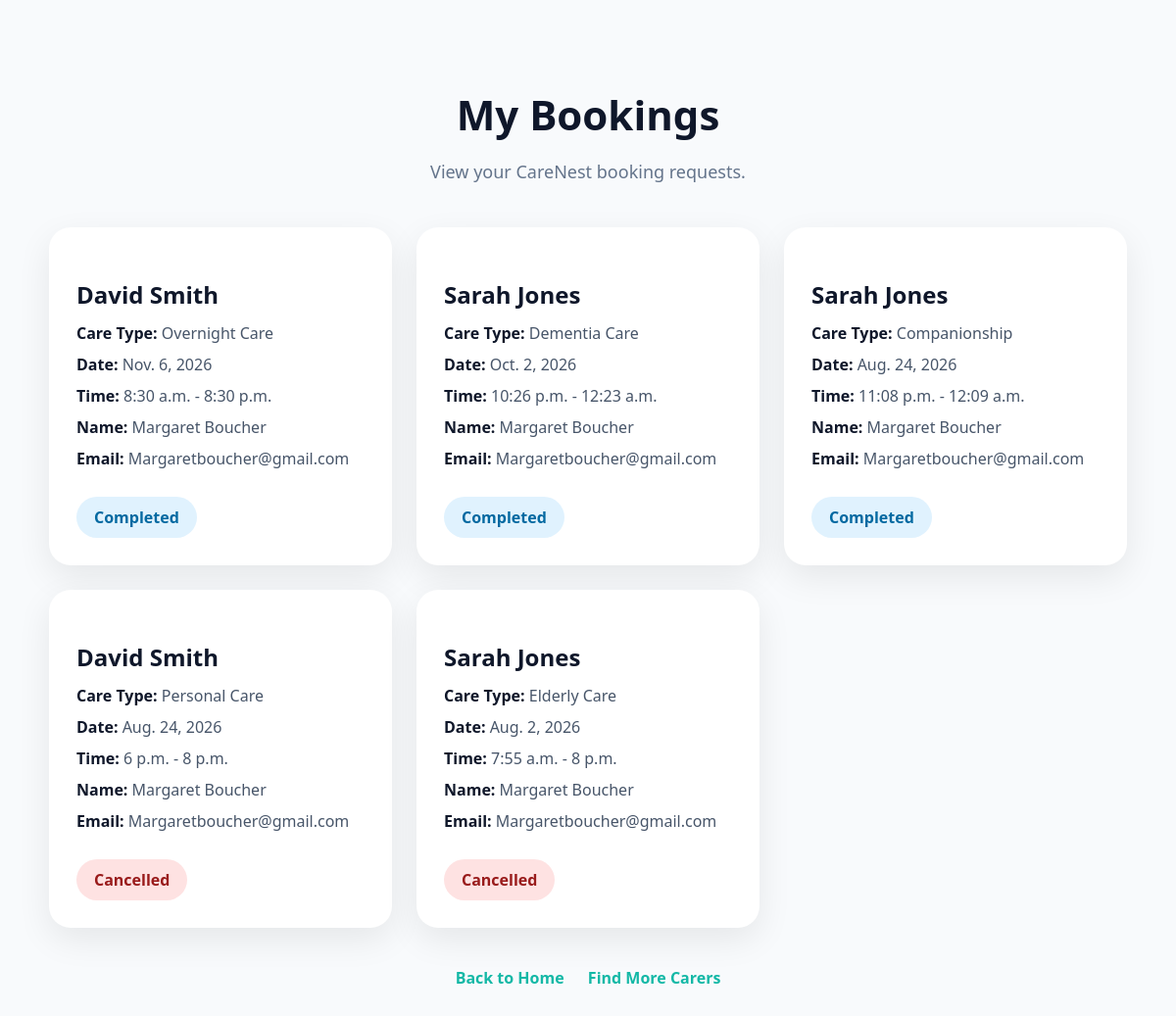
/booking/my-bookings/ (signed in), run on the app's committed database.
### bookings/models.py (models this page shows, shortened)
class Booking(models.Model):
    CARE_TYPES = (
        ('elderly', 'Elderly Care'),
        ('dementia', 'Dementia Care'),
        ('personal', 'Personal Care'),
        ('overnight', 'Overnight Care'),
        ('companionship', 'Companionship'),
    )
    family = models.ForeignKey(
        User,
        on_delete=models.CASCADE,
        null=True,
        blank=True
    )
    client_name = models.CharField(max_length=100)
    client_email = models.EmailField()
    carer = models.ForeignKey(
        Carer,
        on_delete=models.CASCADE
    )
    care_type = models.CharField(
        max_length=50,
        choices=CARE_TYPES
    )
    booking_date = models.DateField()
    start_time = models.TimeField()
    end_time = models.TimeField()
    STATUS_CHOICES = (
    ('pending', 'Pending'),
    ('confirmed', 'Confirmed'),
    ('completed', 'Completed'),
    ('cancelled', 'Cancelled'),
    )
    status = models.CharField(
    max_length=20,
    choices=STATUS_CHOICES,
    default='pending'
    )
    created_at = models.DateTimeField(
        auto_now_add=True
    )

### carers/models.py (models this page shows, shortened)
class Carer(models.Model):
    user = models.OneToOneField(
        User,
        on_delete=models.CASCADE,
        null=True,
        blank=True,
        related_name='carer_profile'
    )
    GENDER_CHOICES = (
        ('male', 'Male'),
        ('female', 'Female'),
    )
    CARE_TYPES = (
        ('Dementia Care', 'Dementia Care'),
        ('Personal Care', 'Personal Care'),
        ('Companionship', 'Companionship'),
        ('Overnight Care', 'Overnight Care'),
    )
    care_type = models.CharField(
        max_length=50,
        choices=CARE_TYPES,
        default='Personal Care'
    )
    full_name = models.CharField(max_length=100)
    photo = models.ImageField(
        upload_to='carers/',
        blank=True,
        null=True
    )
    gender = models.CharField(
        max_length=10,
        choices=GENDER_CHOICES,
        default='female'
    )
    postcode = models.CharField(max_length=20)
    experience_years = models.PositiveIntegerField()
    hourly_rate = models.DecimalField(
        max_digits=8,
        decimal_places=2
    )
    bio = models.TextField()
    dbs_verified = models.BooleanField(
        default=False
    )

### bookings/views.py (the view)
# urls.py: path('my-bookings/', my_bookings, name='my_bookings'),
@login_required
def my_bookings(request):
    bookings = Booking.objects.filter(
        family=request.user
    ).order_by('-created_at')
    return render(
        request,
        'bookings/my_bookings.html',
        {'bookings': bookings}
    )

### bookings/templates/bookings/my_bookings.html (shortened to what this page needs)
{% load static %}
<!DOCTYPE html>
<html>
<head>
</head>
<body>
<div class="dashboard">
    <div class="dashboard-header">
        <h1>My Bookings</h1>
        <p>
            View your CareNest booking requests.
        </p>
    </div>
    {% if bookings %}
        <div class="bookings-grid">
            {% for booking in bookings %}
                <div class="booking-card">
                    <h3>{{ booking.carer.full_name }}</h3>
                    <div class="booking-detail">
                        <strong>Care Type:</strong>
                        {{ booking.get_care_type_display }}
                    </div>
                    <div class="booking-detail">
                        <strong>Date:</strong>
                        {{ booking.booking_date }}
                    </div>
                    <div class="booking-detail">
                        <strong>Time:</strong>
                        {{ booking.start_time }} - {{ booking.end_time }}
                    </div>
                    <div class="booking-detail">
                        <strong>Name:</strong>
                        {{ booking.client_name }}
                    </div>
                    <div class="booking-detail">
                        <strong>Email:</strong>
                        {{ booking.client_email }}
                    </div>
                    <span class="status status-{{ booking.status }}">
                         {{ booking.get_status_display }}
                    </span>
                </div>
            {% endfor %}
        </div>
    {% endif %}
    <div class="top-links">
    <a href="/">Back to Home</a>
       <a href="/carers/">Find More Carers</a>
    </div>
</div>
</body>
</html>

### bookings/templates/bookings/my_bookings.html (style rules this page uses)
body { margin: 0; font-family: "Segoe UI", sans-serif; background: #f8fafc; color: #0f172a; }
.dashboard { max-width: 1100px; margin: auto; padding: 60px 20px; }
.dashboard-header { text-align: center; margin-bottom: 45px; }
.dashboard-header h1 { font-size: 42px; margin-bottom: 10px; }
.dashboard-header p { color: #64748b; font-size: 18px; }
.bookings-grid { display: grid; grid-template-columns: repeat(auto-fit, minmax(320px, 1fr)); gap: 25px; }
.booking-card { background: white; padding: 28px; border-radius: 22px; box-shadow: 0 12px 35px rgba(0,0,0,0.08); }
.booking-card h3 { font-size: 24px; margin-bottom: 12px; color: #0f172a; }
.booking-detail { margin-bottom: 10px; color: #475569; }
.booking-detail strong { color: #0f172a; }
.status { display: inline-block; margin-top: 18px; padding: 10px 18px; background: #ecfdf5; color: #047857; border-radius: 999px; font-weight: bold; }
.top-links { text-align: center; margin-top: 40px; }
.top-links a { color: #14b8a6; text-decoration: none; font-weight: 600; margin: 0 10px; }
.status-completed { background: #e0f2fe; color: #0369a1; }
.status-cancelled { background: #fee2e2; color: #991b1b; }

### data on the page
Booking: carer.full_name "David Smith", care_type "Overnight Care", booking_date "Nov. 6, 2026", start_time "8:30 a.m.", end_time "8:30 p.m.", client_name "Margaret Boucher", client_email "Margaretboucher@gmail.com", status "Completed"
Booking: carer.full_name "Sarah Jones", care_type "Dementia Care", booking_date "Oct. 2, 2026", start_time "10:26 p.m.", end_time "12:23 a.m.", client_name "Margaret Boucher", client_email "Margaretboucher@gmail.com", status "Completed"
Booking: carer.full_name "Sarah Jones", care_type "Companionship", booking_date "Aug. 24, 2026", start_time "11:08 p.m.", end_time "12:09 a.m.", client_name "Margaret Boucher", client_email "Margaretboucher@gmail.com", status "Completed"
Booking: carer.full_name "David Smith", care_type "Personal Care", booking_date "Aug. 24, 2026", start_time "6 p.m.", end_time "8 p.m.", client_name "Margaret Boucher", client_email "Margaretboucher@gmail.com", status "Cancelled"
Booking: carer.full_name "Sarah Jones", care_type "Elderly Care", booking_date "Aug. 2, 2026", start_time "7:55 a.m.", end_time "8 p.m.", client_name "Margaret Boucher", client_email "Margaretboucher@gmail.com", status "Cancelled"
